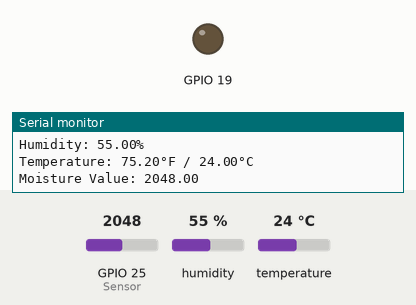
Bench run of a sketch on a simulated ESP32. Parts: output pins drawn as LEDs (lit = HIGH), the last lines printed to the serial monitor. The inputs (shaded band) are chosen by the test bench; at power-on: GPIO 25 (Sensor) = 2048, humidity 55 %, temperature 24 °C.

Above: at 4.8 s.
4.9 s: GPIO 25 (Sensor) set to 2443
7.9 s: GPIO 25 (Sensor) set to 2538
At 8.8 s:
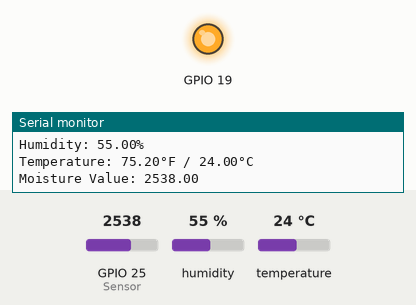
10.9 s: GPIO 25 (Sensor) set to 2047
At 13.3 s:
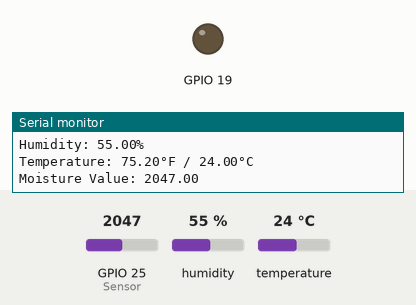
13.9 s: GPIO 25 (Sensor) set to 2866
At 15.6 s:
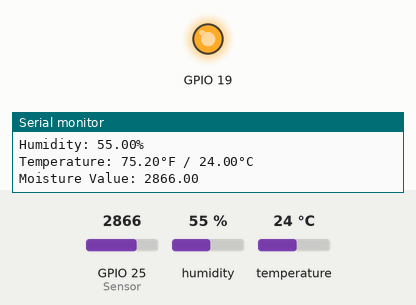
Timing chart, 0 to 17.1 s (numbered marks = the images above; inputs shaded):
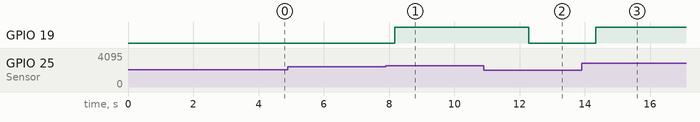

Measured:
- the behaviour switches between 2500 and 2501 on GPIO 25 (Sensor) (found by bisection; images 0 and 1)
- after the input at 7.9 s, GPIO 19: LOW → HIGH after 0.28 s
- after the input at 10.9 s, GPIO 19: HIGH → LOW after 1.4 s
- after the input at 13.9 s, GPIO 19: LOW → HIGH after 0.43 s

The sketch:

Plant_Monitoring_System_ESP32.ino
```cpp
#include <DHT.h>

DHT dht(33, DHT11); //sets the pin, sets the DHT model

const int dry = 2500;

void setup() {
  Serial.begin(9600); //set baud rate

  dht.begin();

  pinMode(19, OUTPUT);
}

void loop() {
  delay(2000); //delay for 2 seconds

  float hum = dht.readHumidity(); //reads humidity with DHT11
  float tempF = dht.readTemperature(true); //reads temperature(°F) with DHT11
  float tempC = dht.readTemperature(); //reads temperature(°C) with DHT11
  float mois = analogRead(25); //reads a moisture value with Moistuer Sensor V2

  if (mois <= dry) {
    digitalWrite(19, LOW);
    Serial.println("Not Watering");
  } else {
    digitalWrite(19, HIGH);
    Serial.println("Pumping Water");
  }

  Serial.print("Humidity: "); //Prints Humidity line
  Serial.print(hum);
  Serial.println("%");

  Serial.print("Temperature: "); //Prints temperature line
  Serial.print(tempF);
  Serial.print("°F");
  Serial.print(" / ");
  Serial.print(tempC);
  Serial.println("°C");

  Serial.print("Moisture Value: ");
  Serial.println(mois);
}
```
